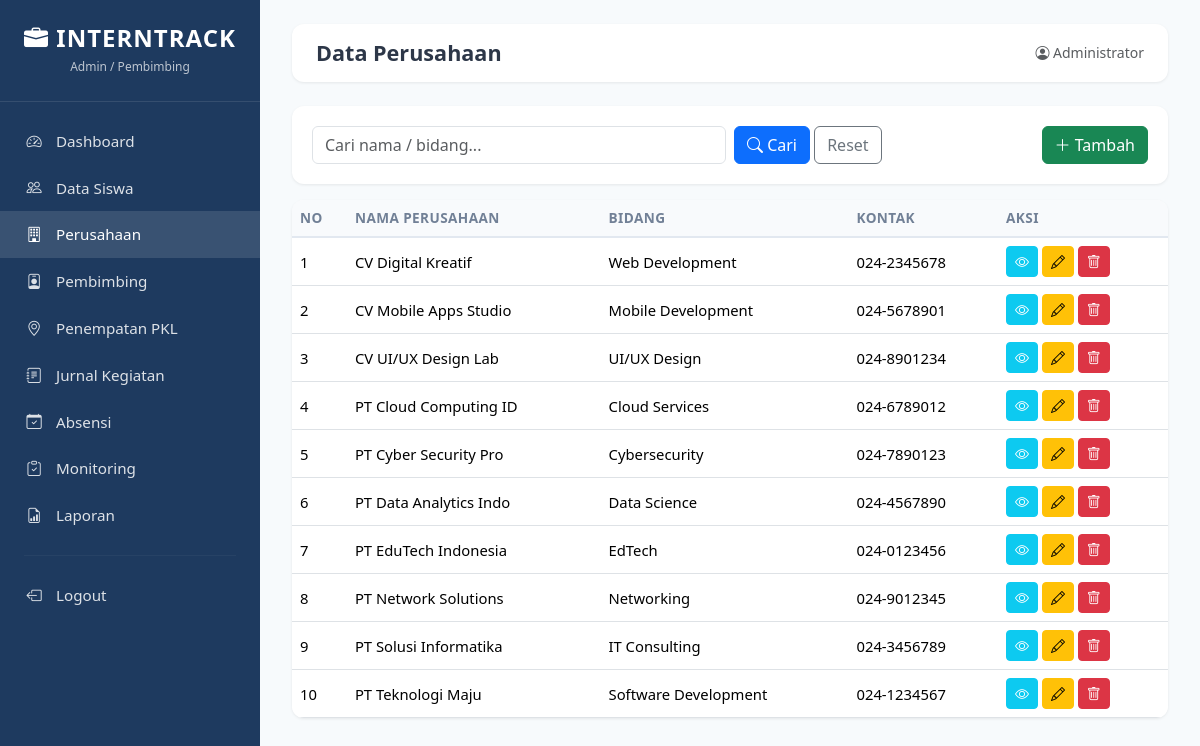
The page /admin/perusahaan.php (signed in) on the database its author committed.
### tables this page shows
CREATE TABLE perusahaan (
    id INT AUTO_INCREMENT PRIMARY KEY,
    nama_perusahaan VARCHAR(150) NOT NULL,
    alamat TEXT NOT NULL,
    bidang VARCHAR(100) NOT NULL,
    kontak VARCHAR(50) DEFAULT NULL,
    created_at TIMESTAMP DEFAULT CURRENT_TIMESTAMP
);

### config/database.php (called while the page is built, shortened)
<?php
function base_url($path = '') {
    $path = ltrim($path, '/');
    return BASE_URL . ($path ? '/' . $path : '');
}
function sanitize($data) {
    return htmlspecialchars(strip_tags(trim((string)$data)), ENT_QUOTES, 'UTF-8');
}
?>

### admin/perusahaan.php (the view, shortened to what this page needs)
<?php
require_once __DIR__ . '/includes/header.php';
$conn = getConnection();
$search = sanitize($_GET['search'] ?? '');
$where = $search ? "WHERE nama_perusahaan LIKE '%$search%' OR bidang LIKE '%$search%'" : '';
$data = $conn->query("SELECT * FROM perusahaan $where ORDER BY nama_perusahaan");
?>
<div class="card-custom mb-3">
    <div class="card-body">
        <form method="GET" class="row g-2 align-items-end">
            <div class="col-md-6"><input type="text" name="search" class="form-control" value="<?= htmlspecialchars($search) ?>" placeholder="Cari nama / bidang..."></div>
            <div class="col-md-3"><button type="submit" class="btn btn-primary"><i class="bi bi-search"></i> Cari</button> <a href="<?= base_url('admin/perusahaan.php') ?>" class="btn btn-outline-secondary">Reset</a></div>
            <div class="col-md-3 text-end"><button type="button" class="btn btn-success" data-bs-toggle="modal" data-bs-target="#modalTambah"><i class="bi bi-plus-lg"></i> Tambah</button></div>
        </form>
    </div>
</div>
<div class="card-custom">
    <div class="card-body p-0">
        <table class="table table-custom table-hover mb-0">
            <thead><tr><th>No</th><th>Nama Perusahaan</th><th>Bidang</th><th>Kontak</th><th>Aksi</th></tr></thead>
            <tbody>
            <?php $no=1; while($r=$data->fetch_assoc()): ?>
                <tr>
                    <td><?= $no++ ?></td>
                    <td><?= htmlspecialchars($r['nama_perusahaan']) ?></td>
                    <td><?= htmlspecialchars($r['bidang']) ?></td>
                    <td><?= htmlspecialchars($r['kontak'] ?? '-') ?></td>
                    <td>
                        <button class="btn btn-sm btn-info text-white" data-bs-toggle="modal" data-bs-target="#d<?= $r['id'] ?>"><i class="bi bi-eye"></i></button>
                        <button class="btn btn-sm btn-warning" data-bs-toggle="modal" data-bs-target="#e<?= $r['id'] ?>"><i class="bi bi-pencil"></i></button>
                        <form method="POST" class="d-inline" onsubmit="return confirm('Yakin?')"><button class="btn btn-sm btn-danger"><i class="bi bi-trash"></i></button></form>
                    </td>
                </tr>
            <?php endwhile; ?>
            </tbody>
        </table>
    </div>
</div>
<?php require_once __DIR__ . '/includes/footer.php'; ?>

### assets/css/style.css (style rules this page uses)
:root { --primary: #1e3a5f; --primary-light: #2c5282; --accent: #3182ce; --success: #38a169; --warning: #d69e2e; --danger: #e53e3e; --bg: #f7fafc; --text: #2d3748; --muted: #718096; }
* { box-sizing: border-box; margin: 0; padding: 0; }
body { font-family: 'Segoe UI', system-ui, sans-serif; background: var(--bg); color: var(--text); min-height: 100vh; }
.card-custom { background: #fff; border-radius: 12px; box-shadow: 0 1px 3px rgba(0,0,0,.08); overflow: hidden; }
.card-custom .card-body { padding: 1.25rem; }
.table-custom { margin: 0; }
.table-custom thead th { background: #f8fafc; font-weight: 600; font-size: .85rem; text-transform: uppercase; letter-spacing: .03em; color: var(--muted); border-bottom: 2px solid #e2e8f0; }
.table-custom td { vertical-align: middle; font-size: .925rem; }
.table-custom .btn-sm { white-space: nowrap; }

### rows shown on the page
perusahaan: nama_perusahaan "CV Digital Kreatif", bidang "Web Development", kontak "024-2345678"
perusahaan: nama_perusahaan "CV Mobile Apps Studio", bidang "Mobile Development", kontak "024-5678901"
perusahaan: nama_perusahaan "CV UI/UX Design Lab", bidang "UI/UX Design", kontak "024-8901234"
perusahaan: nama_perusahaan "PT Cloud Computing ID", bidang "Cloud Services", kontak "024-6789012"
perusahaan: nama_perusahaan "PT Cyber Security Pro", bidang "Cybersecurity", kontak "024-7890123"
perusahaan: nama_perusahaan "PT Data Analytics Indo", bidang "Data Science", kontak "024-4567890"
perusahaan: nama_perusahaan "PT EduTech Indonesia", bidang "EdTech", kontak "024-0123456"
perusahaan: nama_perusahaan "PT Network Solutions", bidang "Networking", kontak "024-9012345"
perusahaan: nama_perusahaan "PT Solusi Informatika", bidang "IT Consulting", kontak "024-3456789"
perusahaan: nama_perusahaan "PT Teknologi Maju", bidang "Software Development", kontak "024-1234567"

### other values the page prints
$page_title "Data Perusahaan"
$user['nama'] "Administrator"
